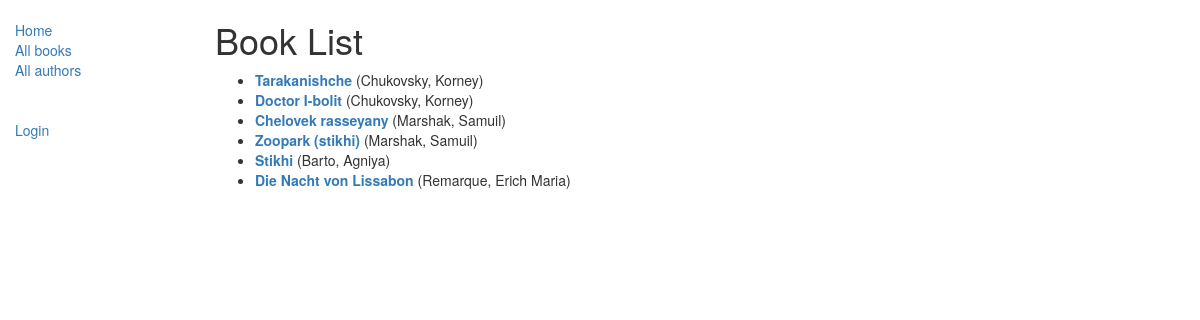
/catalog/books/, run on the app's committed database.
### catalog/models.py (models this page shows, shortened)
class Book(models.Model):
    title = models.CharField(max_length=200)
    author = models.ForeignKey('Author', on_delete=models.SET_NULL, null=True)
    summary = models.TextField(max_length=1000,
                               help_text='Enter a brief description of the book'
                               )
    isbn = models.CharField('ISBN', max_length=13,
                            help_text='13 Character <a href="https://www.isbn'
                                      '-international.org/content/what-isbn"'
                                      '>ISBN number</a>'
                            )
    genre = models.ManyToManyField(Genre,
                                   help_text='Select a genre for this book')
    language = models.ForeignKey('Language',
                                 on_delete=models.SET_NULL,
                                 null=True
                                 )
    def get_absolute_url(self):
        return reverse('book-detail', args=[str(self.id)])
    def display_genre(self):
        """
        Creates a string for the Genre.
        This is required to display genre in Admin.
        """
        return ', '.join([ genre.name for genre in self.genre.all()[:3] ])
    display_genre.short_description = 'Genre'

class Author(models.Model):
    first_name = models.CharField(max_length=100)
    last_name = models.CharField(max_length=100)
    date_of_birth = models.DateField(null=True, blank=True)
    date_of_death = models.DateField('died', null=True, blank=True)
    class Meta:
        ordering = ["last_name", "first_name"]
    def __str__(self):
        return f'{self.last_name}, {self.first_name}'

### catalog/views.py (the view)
# urls.py: path('books/', views.BookListView.as_view(), name='books'),
class BookListView(generic.ListView):
    model = Book
    paginate_by = 10

### catalog/templates/catalog/book_list.html (shortened to what this page needs)
{% extends "base_generic.html" %}
{% block content %}
    <h1>Book List</h1>
    {% if book_list %}
    <ul>
      {% for book in book_list %}
      <li>
        <a href="{{ book.get_absolute_url }}">
          <b>{{ book.title }}</b>
        </a> ({{ book.author }})
      </li>
      {% endfor %}
    </ul>
    {% else %}
      <p>There are no books in the library.</p>
    {% endif %}
{% endblock %}

### catalog/templates/base_generic.html (shortened to what this page needs)
<!DOCTYPE html>
<html lang="en">
<head>
  <link
    rel="stylesheet"
    href="https://maxcdn.bootstrapcdn.com/bootstrap/3.3.7/css/bootstrap.min.css"
  >
  {% load static %}
  <link rel="stylesheet" href="{% static 'css/styles.css' %}">
</head>
<body>
  <div class="container-fluid">
    <div class="row">
      <div class="col-sm-2">
        {% block sidebar %}
        <ul class="sidebar-nav">
          <li><a href="{% url 'index' %}">Home</a></li>
          <li><a href="{% url 'books' %}">All books</a></li>
          <li><a href="{% url 'authors' %}">All authors</a></li>
          <br>
          <br>
          {% if user.is_authenticated %}
            <li>User: {{ user.get_username }}</li>
            <li><a href="{% url 'my-borrowed' %}">My Borrowed</a></li>
            <li><a href="{% url 'logout'%}?next={{request.path}}">Logout</a></li>
          {% else %}
            <li><a href="{% url 'login'%}?next={{request.path}}">Login</a></li>
          {% endif %}
          <br>
          <br>
          <br>
        </ul>
        {% endblock %}
      </div>
      <div class="col-sm-10 ">
        {% block content %}{% endblock %}
      </div>
    </div>
  </div>
</body>
</html>

### catalog/static/css/styles.css (style rules this page uses)
.sidebar-nav { margin-top: 20px; padding: 0; list-style: none; }

### data on the page
Book: title "Tarakanishche", author "Chukovsky, Korney"
Book: title "Doctor I-bolit", author "Chukovsky, Korney"
Book: title "Chelovek rasseyany", author "Marshak, Samuil"
Book: title "Zoopark (stikhi)", author "Marshak, Samuil"
Book: title "Stikhi", author "Barto, Agniya"
Book: title "Die Nacht von Lissabon", author "Remarque, Erich Maria"
